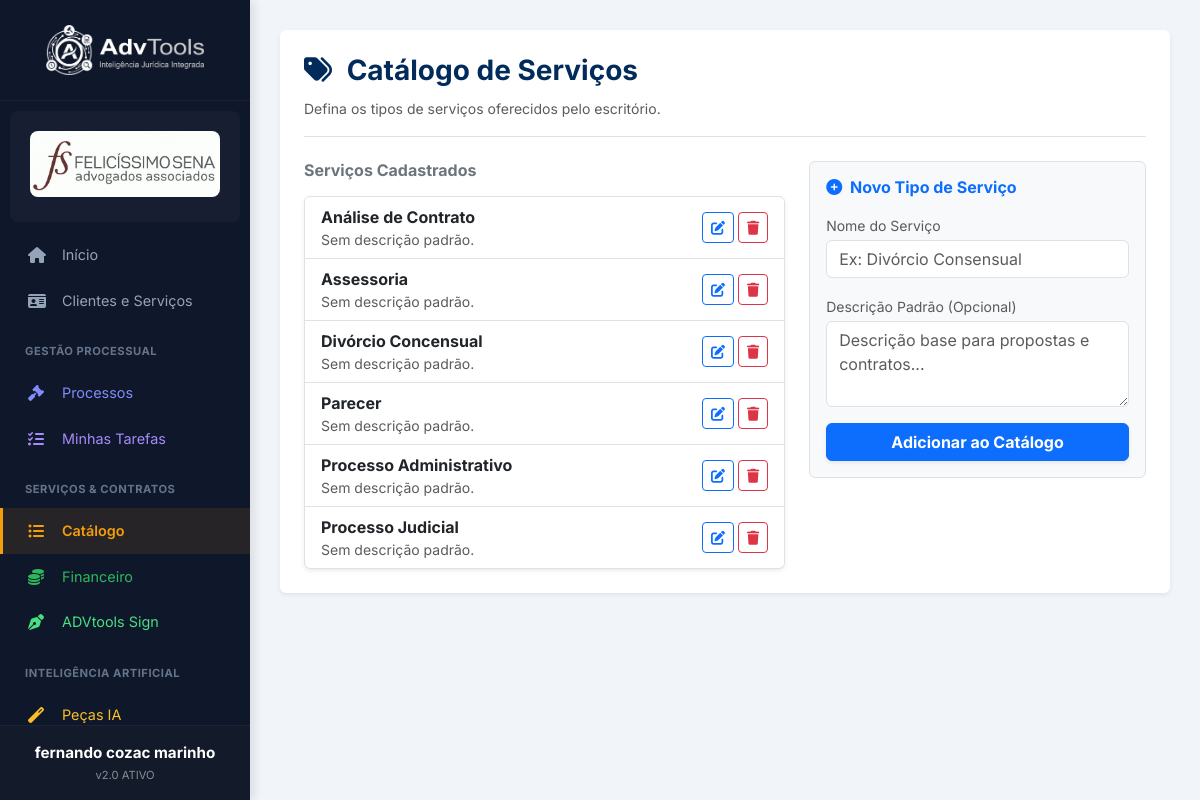
Screenshot of /servicos/tipos (signed in) with the database file from the repository.
### tables this page shows
CREATE TABLE tipos_servico (
        id INTEGER PRIMARY KEY AUTOINCREMENT,
        escritorio_id INTEGER,
        nome TEXT NOT NULL,
        descricao_padrao TEXT,
        FOREIGN KEY(escritorio_id) REFERENCES escritorios(id)
    );

### app.py (the view, shortened to what this page needs)
@app.route('/servicos/tipos')
def tipos_servico():
    if not session.get('usuario_logado'): return redirect(url_for('login'))
    conn = get_db_connection()
    escritorio_id = session.get('escritorio_id')
    meus_tipos = conn.execute("SELECT count(*) FROM tipos_servico WHERE escritorio_id = ?", (escritorio_id,)).fetchone()[0]
    tipos = conn.execute("SELECT * FROM tipos_servico WHERE escritorio_id = ? ORDER BY nome ASC", (escritorio_id,)).fetchall()
    conn.close()
    return render_template('tipos_servico.html', tipos=tipos)

### templates/tipos_servico.html (shortened to what this page needs)
{% extends "base.html" %}
{% block content %}
<div class="container-gestao bg-white rounded shadow-sm p-4">
    <div class="header-gestao d-flex justify-content-between align-items-center mb-4 border-bottom pb-3">
        <div>
            <h3 class="fw-bold" style="color: #002b5b;"><i class="fas fa-tags me-2"></i> Catálogo de Serviços</h3>
            <small class="text-muted">Defina os tipos de serviços oferecidos pelo escritório.</small>
        </div>
    </div>
    <div class="row">
        <div class="col-md-7">
            <h6 class="fw-bold text-secondary mb-3">Serviços Cadastrados</h6>
            <div class="list-group shadow-sm">
                {% for t in tipos %}
                <div class="list-group-item d-flex justify-content-between align-items-center">
                    <div>
                        <div class="fw-bold text-dark">{{ t.nome }}</div>
                        <small class="text-muted d-block text-truncate" style="max-width: 250px;">
                            {{ t.descricao_padrao or 'Sem descrição padrão.' }}
                        </small>
                    </div>
                    <div class="d-flex">
                        <button class="btn btn-sm btn-outline-primary me-1" data-id="{{ t.id }}"
                            data-nome="{{ t.nome }}" data-desc="{{ t.descricao_padrao or '' }}"
                            onclick="editarTipo(this)">
                            <i class="fas fa-edit"></i>
                        </button>
                        <a href="/servicos/tipos/excluir/{{ t.id }}" class="btn btn-sm btn-outline-danger"
                            onclick="return confirm('Remover este tipo de serviço?')">
                            <i class="fas fa-trash"></i>
                        </a>
                    </div>
                </div>
                {% else %}
                <div class="list-group-item text-center text-muted py-3">
                    Nenhum tipo de serviço cadastrado.
                </div>
                {% endfor %}
            </div>
        </div>
        <div class="col-md-5">
            <div class="card-cadastro bg-light border p-3 rounded">
                <h6 class="fw-bold text-primary mb-3"><i class="fas fa-plus-circle me-1"></i> Novo Tipo de Serviço</h6>
                <form action="/servicos/tipos/salvar" method="POST">
                    <div class="mb-3">
                        <label class="small text-muted mb-1">Nome do Serviço</label>
                        <input type="text" name="nome" id="inputTipoNome" class="form-control"
                            placeholder="Ex: Divórcio Consensual" required>
                    </div>
                    <div class="mb-3">
                        <label class="small text-muted mb-1">Descrição Padrão (Opcional)</label>
                        <textarea name="descricao" id="inputTipoDesc" class="form-control" rows="3"
                            placeholder="Descrição base para propostas e contratos..."></textarea>
                    </div>
                    <div class="d-flex gap-2">
                        <button type="submit" class="btn btn-primary w-100 fw-bold shadow-sm" id="btnSalvarTipo">
                            Adicionar ao Catálogo
                        </button>
                    </div>
                </form>
            </div>
        </div>
    </div>
</div>
{% endblock %}

### templates/base.html (style rules this page uses)
:root { --sidebar-bg: #0F172A; --sidebar-hover: #1E293B; --text-main: #E2E8F0; --text-muted: #94A3B8; --accent: #F59E0B; --bg-body: #F1F5F9; }
body { background-color: var(--bg-body); font-family: 'Inter', sans-serif; overflow-x: hidden; }

### rows the page displays
tipos_servico: nome "Análise de Contrato", descricao_padrao "Sem descrição padrão."
tipos_servico: nome "Assessoria", descricao_padrao "Sem descrição padrão."
tipos_servico: nome "Divórcio Concensual", descricao_padrao "Sem descrição padrão."
tipos_servico: nome "Parecer", descricao_padrao "Sem descrição padrão."
tipos_servico: nome "Processo Administrativo", descricao_padrao "Sem descrição padrão."
tipos_servico: nome "Processo Judicial", descricao_padrao "Sem descrição padrão."

### other values shown
{{ session.get('nome_usuario', 'Usuário') }} "fernando cozac marinho"
